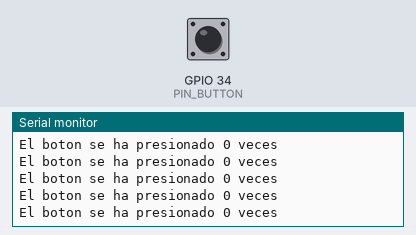
Bench run of a sketch on a simulated ESP32. Shown: the last lines printed to the serial monitor. The test bench sets the inputs (shaded band); at power-on: GPIO 34 (PIN_BUTTON) LOW.

Above: at 1.2 s.
1.3 s: GPIO 34 (PIN_BUTTON) pulled HIGH for 0.15 s
At 2.2 s:
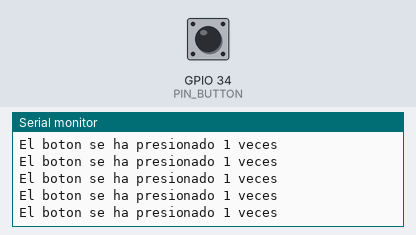
4.4 s: GPIO 34 (PIN_BUTTON) pulled HIGH for 1 s
At 5.2 s:
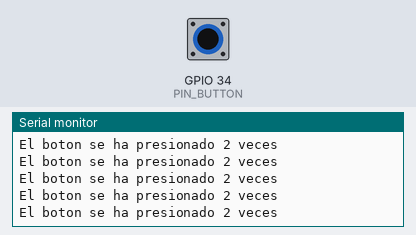
Timing chart, 0 to 7.3 s (numbered marks = the images above; inputs shaded):
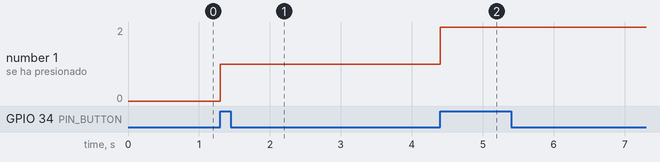

The sketch:

IntButton.ino
```cpp
#define PIN_BUTTON 34
int numBotPres = 0;
uint32_t lastMillis = 0;

void IRAM_ATTR isrButton(){
  if(millis() - lastMillis > 10){
    numBotPres += 1;
    lastMillis = millis();
  }

}

void setup() {
  Serial.begin(115200);
  pinMode(PIN_BUTTON, INPUT);

  attachInterrupt(PIN_BUTTON, isrButton, RISING);

}

void loop() {

  Serial.printf("El boton se ha presionado %u veces\n", numBotPres);

}
```

Measured:
- after the input at 1.3 s, the serial monitor: prints a new line at once (image 1)
- after the input at 4.4 s, the serial monitor: prints a new line at once (image 2)
- plotted number 1: 0 → 1 after the input at 1.3 s, 1 → 2 after the input at 4.4 s
